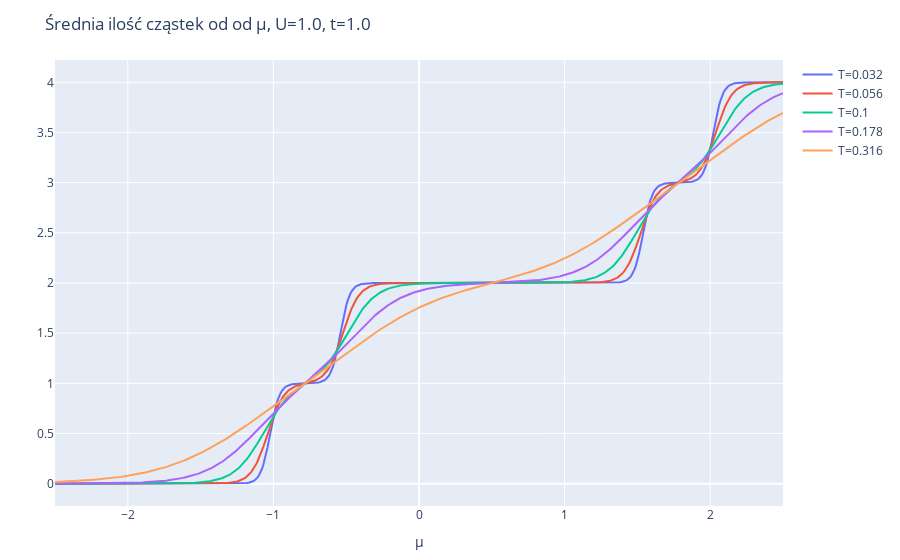

The notebook cell saved with this chart:
### Code cell
y_vals = avg_n

layout = Layout(
    title="Średnia ilość cząstek od od μ, U=$U, t=$t",
    xaxis_title="μ",
    yaxis_title="",
)
plot([scatter(x=chem_potentials, y=yval, name="T=$t") for (yval, t) in zip(y_vals, temp_range)], layout)

### Figure 1 — Plotly figure (JSON) as saved in the notebook; plotly's stock layout.template omitted (floating-point values rounded to 4 significant figures; data arrays with more than 128 entries replaced by an {"elided": "..."} marker saying what was removed)
{"data": [{"name": "T=0.032", "type": "scatter", "x": {"elided": "501 float values"}, "y": {"elided": "501 float values"}}, {"name": "T=0.056", "type": "scatter", "x": {"elided": "501 float values"}, "y": {"elided": "501 float values"}}, {"name": "T=0.1", "type": "scatter", "x": {"elided": "501 float values"}, "y": {"elided": "501 float values"}}, {"name": "T=0.178", "type": "scatter", "x": {"elided": "501 float values"}, "y": {"elided": "501 float values"}}, {"name": "T=0.316", "type": "scatter", "x": {"elided": "501 float values"}, "y": {"elided": "501 float values"}}], "layout": {"margin": {"b": 50, "l": 50, "r": 50, "t": 60}, "title": "Średnia ilość cząstek od od μ, U=1.0, t=1.0", "xaxis": {"title": {"text": "μ"}}, "yaxis": {"title": {"text": ""}}}}
